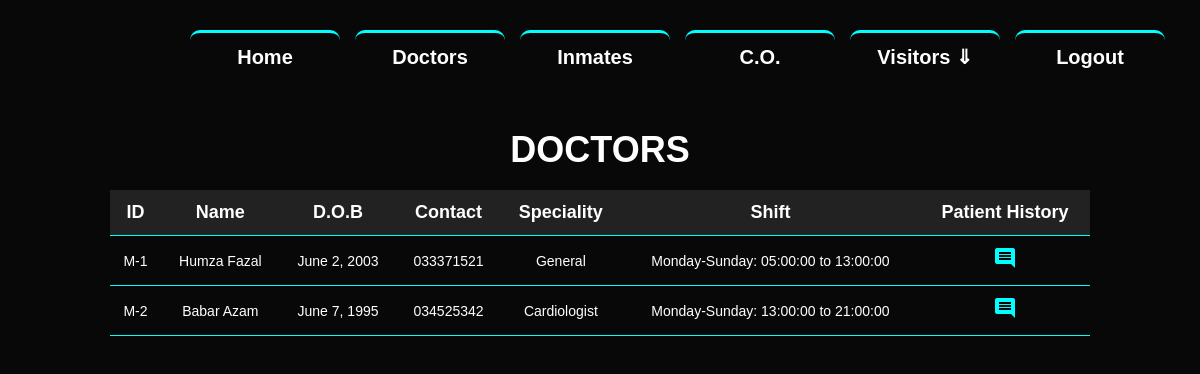
The app's page /user/med_show/ (signed in) with its own data.
### login/models.py (models this page shows, shortened)
class Medical(models.Model):
    med_id=models.CharField(max_length=4,primary_key=True)
    first_name=models.CharField(max_length=25)
    last_name=models.CharField(max_length=25)
    dob=models.DateField()
    Speciality=models.CharField(max_length=32)
    shift=models.ForeignKey(Shift,related_name='medical',on_delete=models.CASCADE,blank=False)
    contact_number=models.CharField(max_length=11)
    salary=models.BigIntegerField()
    password=models.CharField(max_length=8)

class Shift(models.Model):
    shift_id=models.CharField(max_length=3,primary_key=True)
    starting_day=models.CharField(max_length=10,null=True)
    ending_day=models.CharField(max_length=10,null=True)
    starting_time=models.TimeField()
    ending_time=models.TimeField()
    def __str__(self) :
        return f"{self.starting_day}-{self.ending_day}: {self.starting_time} to {self.ending_time}"

### Users/views.py (the view)
# urls.py: path('med_show/',views.med_show,name='med_show'),
@never_cache
def med_show(request):
    if not request.user.is_authenticated:
        return HttpResponseRedirect(reverse('admin_login'))
    else:
        med = Medical.objects.all()
        visit=med_visit.objects.all()
        return render(request, 'users/admin_funcs/med_show.html', {'visit': visit,'med':med})

### Users/templates/users/admin_funcs/med_show.html (shortened to what this page needs)
{%extends 'users/base.html'%}
{%block content%}
<head>
    <link rel="stylesheet" href="https://maxcdn.bootstrapcdn.com/font-awesome/4.7.0/css/font-awesome.min.css">
    <link rel="stylesheet" href="https://maxcdn.bootstrapcdn.com/bootstrap/3.3.7/css/bootstrap.min.css">
</head>
<div class="container">
    <h1 style="font-weight:bold">DOCTORS</h1>
    <table>
        <thead>
        <tr>
            <th>ID</th>
            <th>Name</th>
            <th>D.O.B</th>
            <th>Contact</th>
            <th>Speciality</th>
            <th style="text-align: center;">Shift</th>
            <th>Patient History</th>
        </tr>
        </thead>
        <tbody>
        {% for i in med %}
        <tr>
            <td>{{ i.med_id }}</td>
            <td>{{ i.first_name }} {{ i.last_name }}</td>
            <td>{{ i.dob }}</td>
            <td>{{ i.contact_number }}</td>
            <td>{{ i.Speciality }}</td>
            <td>{{ i.shift }}</td>
            <td style="text-align: center;">
                <a href="#editmedModal-{{forloop.counter}}" class="edit" data-toggle="modal"><i class="material-icons" data-toggle="tooltip" title="Edit" style="color: aqua;"></i></a>
            </td>
        </tr>
        {% endfor %}
        </tbody>
    </table>
</div>
{%endblock content%}

### Users/templates/users/base.html (style rules this page uses)
body { background-color:rgb(8, 8, 8); margin: 0; padding: 0; }

### Users/templates/users/admin_funcs/med_show.html (style rules this page uses)
body { background-color: rgb(8, 8, 8); color: #fff; font-family: Arial, sans-serif; }
.container { max-width: 1000px; margin: 0 auto; padding: 10px; }
h1 { text-align: center; margin-bottom: 20px; font-weight: bold; }
table { width: 100%; border-collapse: collapse; margin-top: 20px; }
th, td { padding: 10px; text-align: center; border-bottom: 1px solid aqua; }
th { font-size: large; background-color: #222; }

### records on screen
Medical: med_id "M-1", first_name "Humza", last_name "Fazal", dob "June 2, 2003", contact_number "033371521", Speciality "General", shift "Monday-Sunday: 05:00:00 to 13:00:00"
Medical: med_id "M-2", first_name "Babar", last_name "Azam", dob "June 7, 1995", contact_number "034525342", Speciality "Cardiologist", shift "Monday-Sunday: 13:00:00 to 21:00:00"
